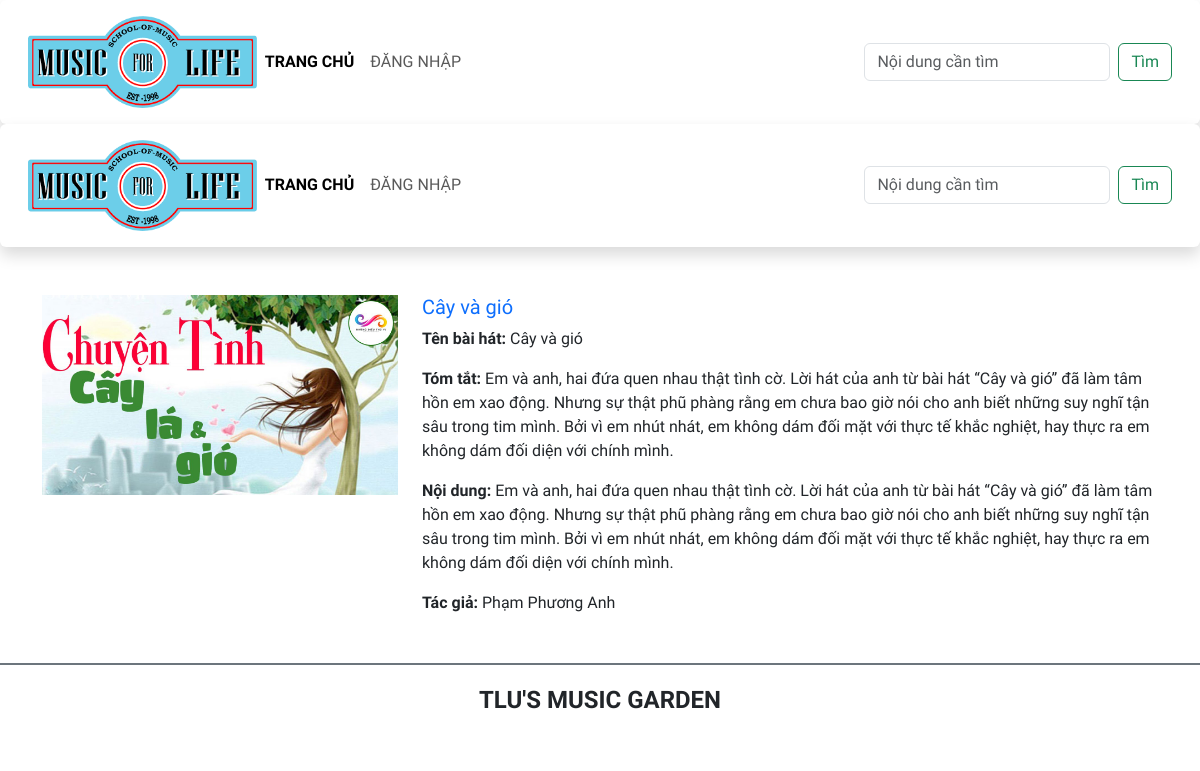
Page /btth01/detail.php?title=Cây+và+gió on the committed database.
### tables this page shows
CREATE TABLE baiviet (
    ma_bviet INT UNSIGNED PRIMARY KEY,
    tieude VARCHAR(200) NOT NULL,
    ten_bhat VARCHAR(100) NOT NULL,
    ma_tloai INT UNSIGNED NOT NULL,
    tomtat TEXT NOT NULL,
    noidung TEXT,
    ma_tgia INT UNSIGNED,
    ngayviet DATETIME NOT NULL DEFAULT CURRENT_TIMESTAMP,
    hinhanh VARCHAR(200)
);

CREATE TABLE tacgia (
    ma_tgia INT UNSIGNED PRIMARY KEY,
    ten_tgia VARCHAR(100) NOT NULL,
    hinh_tgia VARCHAR(100)
);

### btth01/detail.php (the view, shortened to what this page needs)
<!DOCTYPE html>
<html lang="en">
<head>
    <link href="https://cdn.jsdelivr.net/npm/bootstrap@5.3.0-alpha1/dist/css/bootstrap.min.css" rel="stylesheet">
    <link rel="stylesheet" href="css/style.css">
</head>
<body>
    <header>
        <nav class="navbar navbar-expand-lg bg-body-tertiary shadow p-3 bg-white rounded">
            <div class="container-fluid">
                <div class="my-logo">
                    <a class="navbar-brand" href="#">
                        <img src="images/logo2.png" alt="" class="img-fluid">
                    </a>
                </div>
                <div class="collapse navbar-collapse" id="navbarSupportedContent">
                <ul class="navbar-nav me-auto mb-2 mb-lg-0">
                    <li class="nav-item">
                    <a class="nav-link active" aria-current="page" href="./">Trang chủ</a>
                    </li>
                    <li class="nav-item">
                    <a class="nav-link" href="./login.php">Đăng nhập</a>
                    </li>
                </ul>
                <form class="d-flex" role="search">
                    <input class="form-control me-2" type="search" placeholder="Nội dung cần tìm" aria-label="Search">
                    <button class="btn btn-outline-success" type="submit">Tìm</button>
                </form>
                </div>
            </div>
        </nav>
<?php include 'Components/header.php';
         try{
            $conn = new PDO("mysql:host=localhost;dbname=BTTH01_CSE485","root","");
        }catch(PDOException $e){
            echo $e->getMessage();
        }
        $title = urldecode($_GET['title']);
        $sql = "SELECT ten_bhat,tomtat,tieude FROM baiviet WHERE ten_bhat = '$title'";
        $sql2 =  "SELECT ten_tgia FROM tacgia WHERE ma_tgia = (select ma_tgia from baiviet where ten_bhat = '$title')";
        $stmt = $conn->prepare($sql);
        $stmt->execute();
        $stmt2 = $conn->query($sql2);
        $song = $stmt->fetchAll();
        $tacgia = $stmt2->fetchAll();
        $titleToImage = [
            'Lòng mẹ' => 'images/songs/longme.jpg',
            'Cây và gió' => 'images/songs/cayvagio.jpg',
            'Ôi Cuộc Sống Mến Thương' => 'images/songs/csmt.jpg',
            'Nơi tình yêu bắt đầu' => 'images/songs/noitinhyeubatdau.jpg',
            'Phôi pha' => 'images/songs/phoipha.jpg'
        ];
?>
    <main class="container mt-5">
        <?php foreach($song as $song): ?>
            <?php foreach($tacgia as $tacgia): ?>
                <?php foreach ($titleToImage as $key => $imageUrl) : ?>
                     <?php if ($key == $title) : ?>
                    <div class="row mb-5">
                        <div class="col-sm-4">
                            <img src="<?= $imageUrl ?>" class="img-fluid" alt="...">
                        </div>
                        <div class="col-sm-8">
                        <h5 class="card-title mb-2">
                            <a href="#" class="text-decoration-none" ><?= $song['tieude']?></a>
                        </h5>
                        <p class="card-text"><span class="fw-bold" >Tên bài hát: </span><?= $song['ten_bhat'] ?></p>
                        <p class="card-text"><span class="fw-bold">Tóm tắt: </span><?= $song['tomtat'] ?></p>
                        <p class="card-text"><span class="fw-bold">Nội dung: </span><?= $song['tomtat'] ?></p>
                            <p class="card-text"><span class=" fw-bold">Tác giả: </span><?= $tacgia['ten_tgia'] ?></p>
                        </div>
                    </div>
                    <?php endif; ?>
                <?php endforeach; ?>
            <?php endforeach; ?>
        <?php endforeach; ?>
    </main>
    <?php include 'Components/footer.php'?>

### btth01/components/header/header.php (shortened to what this page needs)
<header>
<nav class="navbar navbar-expand-lg bg-body-tertiary shadow p-3 bg-white rounded">
            <div class="container-fluid">
                <div class="my-logo">
                    <a class="navbar-brand" href="#">
                        <img src="images/logo2.png" alt="" class="img-fluid">
                    </a>
                </div>
                <div class="collapse navbar-collapse" id="navbarSupportedContent">
                <ul class="navbar-nav me-auto mb-2 mb-lg-0">
                    <li class="nav-item">
                    <a class="nav-link active" aria-current="page" href="./">Trang chủ</a>
                    </li>
                    <li class="nav-item">
                    <a class="nav-link" href="./login.php">Đăng nhập</a>
                    </li>
                </ul>
                <form class="d-flex" role="search">
                    <input class="form-control me-2" type="search" placeholder="Nội dung cần tìm" aria-label="Search">
                    <button class="btn btn-outline-success" type="submit">Tìm</button>
                </form>
                </div>
            </div>
        </nav>
    </header>

### btth01/Components/footer.php (shortened to what this page needs)
<footer class="bg-white d-flex justify-content-center align-items-center border-top border-secondary  border-2" style="height:80px">
        <h4 class="text-center text-uppercase fw-bold">TLU's music garden</h4>
</footer>
</body>
</html>

### btth01/css/style.css (style rules this page uses)
body { font-family: 'Numans', sans-serif !important; }
.bg-body-tertiary { background-color:#fff !important; }
.my-logo { max-width: 20%; }
.nav-link { text-transform: uppercase; }
.active { font-weight: bold; }

### rows in the picture
baiviet: tieude "Cây và gió", ten_bhat "Cây và gió", tomtat "Em và anh, hai đứa quen nhau thật tình cờ. Lời hát của anh từ bài hát “Cây và gió” đã làm tâm hồn em xao động. Nhưng sự thật phũ phàng rằng em chưa bao giờ nói cho anh biết những suy nghĩ tận sâu trong tim mình. Bởi vì em nhút nhát, em không dám đối mặt với thực tế khắc nghiệt, hay thực ra em không dám đối diện với chính mình.", ma_tgia.ten_tgia "Phạm Phương Anh"
